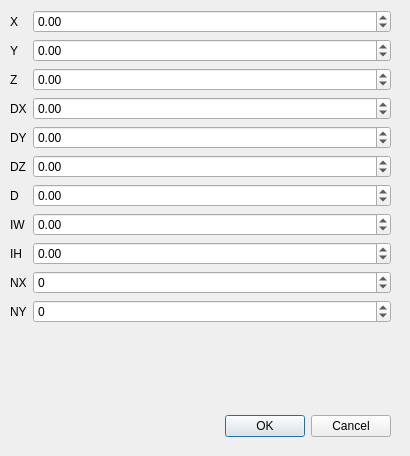
<?xml version="1.0" encoding="UTF-8"?>
<ui version="4.0">
 <class>CameraDialog</class>
 <widget class="QDialog" name="CameraDialog">
  <property name="geometry">
   <rect>
    <x>0</x>
    <y>0</y>
    <width>410</width>
    <height>456</height>
   </rect>
  </property>
  <property name="windowTitle">
   <string>Dialog</string>
  </property>
  <widget class="QDialogButtonBox" name="buttonBox">
   <property name="geometry">
    <rect>
     <x>50</x>
     <y>410</y>
     <width>341</width>
     <height>32</height>
    </rect>
   </property>
   <property name="orientation">
    <enum>Qt::Horizontal</enum>
   </property>
   <property name="standardButtons">
    <set>QDialogButtonBox::Cancel|QDialogButtonBox::Ok</set>
   </property>
  </widget>
  <widget class="QWidget" name="formLayoutWidget">
   <property name="geometry">
    <rect>
     <x>10</x>
     <y>10</y>
     <width>381</width>
     <height>381</height>
    </rect>
   </property>
   <layout class="QFormLayout" name="formLayout">
    <item row="0" column="0">
     <widget class="QLabel" name="label">
      <property name="text">
       <string>X</string>
      </property>
     </widget>
    </item>
    <item row="0" column="1">
     <widget class="QDoubleSpinBox" name="x">
      <property name="minimum">
       <double>-1000.000000000000000</double>
      </property>
      <property name="maximum">
       <double>9999.000000000000000</double>
      </property>
     </widget>
    </item>
    <item row="1" column="0">
     <widget class="QLabel" name="label_2">
      <property name="text">
       <string>Y</string>
      </property>
     </widget>
    </item>
    <item row="1" column="1">
     <widget class="QDoubleSpinBox" name="y">
      <property name="minimum">
       <double>-1000.000000000000000</double>
      </property>
      <property name="maximum">
       <double>9999.000000000000000</double>
      </property>
     </widget>
    </item>
    <item row="2" column="0">
     <widget class="QLabel" name="label_3">
      <property name="text">
       <string>Z</string>
      </property>
     </widget>
    </item>
    <item row="2" column="1">
     <widget class="QDoubleSpinBox" name="z">
      <property name="minimum">
       <double>-1000.000000000000000</double>
      </property>
      <property name="maximum">
       <double>9999.000000000000000</double>
      </property>
     </widget>
    </item>
    <item row="3" column="0">
     <widget class="QLabel" name="label_4">
      <property name="text">
       <string>DX</string>
      </property>
     </widget>
    </item>
    <item row="3" column="1">
     <widget class="QDoubleSpinBox" name="dx">
      <property name="minimum">
       <double>-1000.000000000000000</double>
      </property>
      <property name="maximum">
       <double>9999.000000000000000</double>
      </property>
     </widget>
    </item>
    <item row="4" column="0">
     <widget class="QLabel" name="label_5">
      <property name="text">
       <string>DY</string>
      </property>
     </widget>
    </item>
    <item row="4" column="1">
     <widget class="QDoubleSpinBox" name="dy">
      <property name="minimum">
       <double>-1000.000000000000000</double>
      </property>
      <property name="maximum">
       <double>9999.000000000000000</double>
      </property>
     </widget>
    </item>
    <item row="5" column="0">
     <widget class="QLabel" name="label_6">
      <property name="text">
       <string>DZ</string>
      </property>
     </widget>
    </item>
    <item row="5" column="1">
     <widget class="QDoubleSpinBox" name="dz">
      <property name="minimum">
       <double>-1000.000000000000000</double>
      </property>
      <property name="maximum">
       <double>9999.000000000000000</double>
      </property>
     </widget>
    </item>
    <item row="6" column="0">
     <widget class="QLabel" name="label_7">
      <property name="text">
       <string>D</string>
      </property>
     </widget>
    </item>
    <item row="7" column="0">
     <widget class="QLabel" name="label_8">
      <property name="text">
       <string>IW</string>
      </property>
     </widget>
    </item>
    <item row="8" column="0">
     <widget class="QLabel" name="label_9">
      <property name="text">
       <string>IH</string>
      </property>
     </widget>
    </item>
    <item row="9" column="0">
     <widget class="QLabel" name="label_10">
      <property name="text">
       <string>NX</string>
      </property>
     </widget>
    </item>
    <item row="10" column="0">
     <widget class="QLabel" name="label_11">
      <property name="text">
       <string>NY</string>
      </property>
     </widget>
    </item>
    <item row="6" column="1">
     <widget class="QDoubleSpinBox" name="d">
      <property name="minimum">
       <double>-1000.000000000000000</double>
      </property>
      <property name="maximum">
       <double>9999.000000000000000</double>
      </property>
     </widget>
    </item>
    <item row="7" column="1">
     <widget class="QDoubleSpinBox" name="iw">
      <property name="minimum">
       <double>-1000.000000000000000</double>
      </property>
      <property name="maximum">
       <double>9999.000000000000000</double>
      </property>
     </widget>
    </item>
    <item row="8" column="1">
     <widget class="QDoubleSpinBox" name="ih">
      <property name="minimum">
       <double>-1000.000000000000000</double>
      </property>
      <property name="maximum">
       <double>9999.000000000000000</double>
      </property>
     </widget>
    </item>
    <item row="9" column="1">
     <widget class="QSpinBox" name="nx">
      <property name="minimum">
       <number>-1000</number>
      </property>
      <property name="maximum">
       <number>2000</number>
      </property>
     </widget>
    </item>
    <item row="10" column="1">
     <widget class="QSpinBox" name="ny">
      <property name="minimum">
       <number>-1000</number>
      </property>
      <property name="maximum">
       <number>2000</number>
      </property>
     </widget>
    </item>
   </layout>
  </widget>
 </widget>
 <resources/>
 <connections>
  <connection>
   <sender>buttonBox</sender>
   <signal>accepted()</signal>
   <receiver>CameraDialog</receiver>
   <slot>accept()</slot>
   <hints>
    <hint type="sourcelabel">
     <x>248</x>
     <y>254</y>
    </hint>
    <hint type="destinationlabel">
     <x>157</x>
     <y>274</y>
    </hint>
   </hints>
  </connection>
  <connection>
   <sender>buttonBox</sender>
   <signal>rejected()</signal>
   <receiver>CameraDialog</receiver>
   <slot>reject()</slot>
   <hints>
    <hint type="sourcelabel">
     <x>316</x>
     <y>260</y>
    </hint>
    <hint type="destinationlabel">
     <x>286</x>
     <y>274</y>
    </hint>
   </hints>
  </connection>
 </connections>
</ui>
